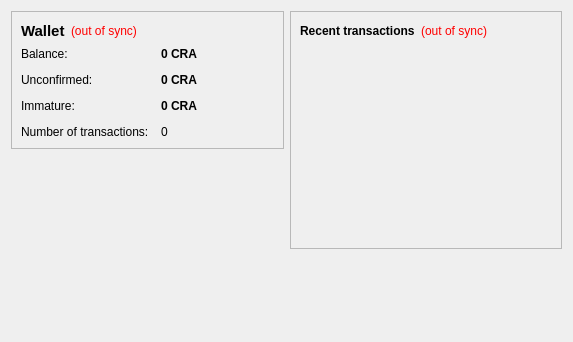
<?xml version="1.0" encoding="UTF-8"?>
<ui version="4.0">
 <class>OverviewPage</class>
 <widget class="QWidget" name="OverviewPage">
  <property name="geometry">
   <rect>
    <x>0</x>
    <y>0</y>
    <width>573</width>
    <height>342</height>
   </rect>
  </property>
  <property name="windowTitle">
   <string>Form</string>
  </property>
  <layout class="QHBoxLayout" name="horizontalLayout" stretch="1,1">
   <item>
    <layout class="QVBoxLayout" name="verticalLayout_2">
     <item>
      <widget class="QFrame" name="frame">
       <property name="frameShape">
        <enum>QFrame::StyledPanel</enum>
       </property>
       <property name="frameShadow">
        <enum>QFrame::Raised</enum>
       </property>
       <layout class="QVBoxLayout" name="verticalLayout_4">
        <item>
         <layout class="QHBoxLayout" name="horizontalLayout_4">
          <item>
           <widget class="QLabel" name="label_5">
            <property name="font">
             <font>
              <pointsize>11</pointsize>
              <weight>75</weight>
              <bold>true</bold>
             </font>
            </property>
            <property name="text">
             <string>Wallet</string>
            </property>
           </widget>
          </item>
          <item>
           <widget class="QLabel" name="labelWalletStatus">
            <property name="toolTip">
             <string>The displayed information may be out of date. Your wallet automatically synchronizes with the Cryptoapples network after a connection is established, but this process has not completed yet.</string>
            </property>
            <property name="styleSheet">
             <string notr="true">QLabel { color: red; }</string>
            </property>
            <property name="text">
             <string notr="true">(out of sync)</string>
            </property>
            <property name="alignment">
             <set>Qt::AlignLeading|Qt::AlignLeft|Qt::AlignVCenter</set>
            </property>
           </widget>
          </item>
          <item>
           <spacer name="horizontalSpacer_2">
            <property name="orientation">
             <enum>Qt::Horizontal</enum>
            </property>
            <property name="sizeHint" stdset="0">
             <size>
              <width>40</width>
              <height>20</height>
             </size>
            </property>
           </spacer>
          </item>
         </layout>
        </item>
        <item>
         <layout class="QFormLayout" name="formLayout_2">
          <property name="fieldGrowthPolicy">
           <enum>QFormLayout::AllNonFixedFieldsGrow</enum>
          </property>
          <property name="horizontalSpacing">
           <number>12</number>
          </property>
          <property name="verticalSpacing">
           <number>12</number>
          </property>
          <item row="0" column="0">
           <widget class="QLabel" name="label">
            <property name="text">
             <string>Balance:</string>
            </property>
           </widget>
          </item>
          <item row="0" column="1">
           <widget class="QLabel" name="labelBalance">
            <property name="font">
             <font>
              <weight>75</weight>
              <bold>true</bold>
             </font>
            </property>
            <property name="cursor">
             <cursorShape>IBeamCursor</cursorShape>
            </property>
            <property name="toolTip">
             <string>Your current balance</string>
            </property>
            <property name="text">
             <string notr="true">0 CRA</string>
            </property>
            <property name="textInteractionFlags">
             <set>Qt::LinksAccessibleByMouse|Qt::TextSelectableByKeyboard|Qt::TextSelectableByMouse</set>
            </property>
           </widget>
          </item>
          <item row="1" column="0">
           <widget class="QLabel" name="label_3">
            <property name="text">
             <string>Unconfirmed:</string>
            </property>
           </widget>
          </item>
          <item row="1" column="1">
           <widget class="QLabel" name="labelUnconfirmed">
            <property name="font">
             <font>
              <weight>75</weight>
              <bold>true</bold>
             </font>
            </property>
            <property name="cursor">
             <cursorShape>IBeamCursor</cursorShape>
            </property>
            <property name="toolTip">
             <string>Total of transactions that have yet to be confirmed, and do not yet count toward the current balance</string>
            </property>
            <property name="text">
             <string notr="true">0 CRA</string>
            </property>
            <property name="textInteractionFlags">
             <set>Qt::LinksAccessibleByMouse|Qt::TextSelectableByKeyboard|Qt::TextSelectableByMouse</set>
            </property>
           </widget>
          </item>
          <item row="3" column="0">
           <widget class="QLabel" name="label_2">
            <property name="text">
             <string>Number of transactions:</string>
            </property>
           </widget>
          </item>
          <item row="3" column="1">
           <widget class="QLabel" name="labelNumTransactions">
            <property name="toolTip">
             <string>Total number of transactions in wallet</string>
            </property>
            <property name="text">
             <string notr="true">0</string>
            </property>
           </widget>
          </item>
          <item row="2" column="0">
           <widget class="QLabel" name="labelImmatureText">
            <property name="text">
             <string>Immature:</string>
            </property>
           </widget>
          </item>
          <item row="2" column="1">
           <widget class="QLabel" name="labelImmature">
            <property name="font">
             <font>
              <weight>75</weight>
              <bold>true</bold>
             </font>
            </property>
            <property name="toolTip">
             <string>Mined balance that has not yet matured</string>
            </property>
            <property name="text">
             <string notr="true">0 CRA</string>
            </property>
            <property name="textInteractionFlags">
             <set>Qt::LinksAccessibleByMouse|Qt::TextSelectableByKeyboard|Qt::TextSelectableByMouse</set>
            </property>
           </widget>
          </item>
         </layout>
        </item>
       </layout>
      </widget>
     </item>
     <item>
      <spacer name="verticalSpacer">
       <property name="orientation">
        <enum>Qt::Vertical</enum>
       </property>
       <property name="sizeHint" stdset="0">
        <size>
         <width>20</width>
         <height>40</height>
        </size>
       </property>
      </spacer>
     </item>
    </layout>
   </item>
   <item>
    <layout class="QVBoxLayout" name="verticalLayout_3">
     <item>
      <widget class="QFrame" name="frame_2">
       <property name="frameShape">
        <enum>QFrame::StyledPanel</enum>
       </property>
       <property name="frameShadow">
        <enum>QFrame::Raised</enum>
       </property>
       <layout class="QVBoxLayout" name="verticalLayout">
        <item>
         <layout class="QHBoxLayout" name="horizontalLayout_2">
          <item>
           <widget class="QLabel" name="label_4">
            <property name="text">
             <string>&lt;b&gt;Recent transactions&lt;/b&gt;</string>
            </property>
           </widget>
          </item>
          <item>
           <widget class="QLabel" name="labelTransactionsStatus">
            <property name="toolTip">
             <string>The displayed information may be out of date. Your wallet automatically synchronizes with the Cryptoapples network after a connection is established, but this process has not completed yet.</string>
            </property>
            <property name="styleSheet">
             <string notr="true">QLabel { color: red; }</string>
            </property>
            <property name="text">
             <string notr="true">(out of sync)</string>
            </property>
            <property name="alignment">
             <set>Qt::AlignRight|Qt::AlignTrailing|Qt::AlignVCenter</set>
            </property>
           </widget>
          </item>
          <item>
           <spacer name="horizontalSpacer">
            <property name="orientation">
             <enum>Qt::Horizontal</enum>
            </property>
            <property name="sizeHint" stdset="0">
             <size>
              <width>40</width>
              <height>20</height>
             </size>
            </property>
           </spacer>
          </item>
         </layout>
        </item>
        <item>
         <widget class="QListView" name="listTransactions">
          <property name="styleSheet">
           <string notr="true">QListView { background: transparent; }</string>
          </property>
          <property name="frameShape">
           <enum>QFrame::NoFrame</enum>
          </property>
          <property name="verticalScrollBarPolicy">
           <enum>Qt::ScrollBarAlwaysOff</enum>
          </property>
          <property name="horizontalScrollBarPolicy">
           <enum>Qt::ScrollBarAlwaysOff</enum>
          </property>
          <property name="selectionMode">
           <enum>QAbstractItemView::NoSelection</enum>
          </property>
         </widget>
        </item>
       </layout>
      </widget>
     </item>
     <item>
      <spacer name="verticalSpacer_2">
       <property name="orientation">
        <enum>Qt::Vertical</enum>
       </property>
       <property name="sizeHint" stdset="0">
        <size>
         <width>20</width>
         <height>40</height>
        </size>
       </property>
      </spacer>
     </item>
    </layout>
   </item>
  </layout>
 </widget>
 <resources/>
 <connections/>
</ui>
